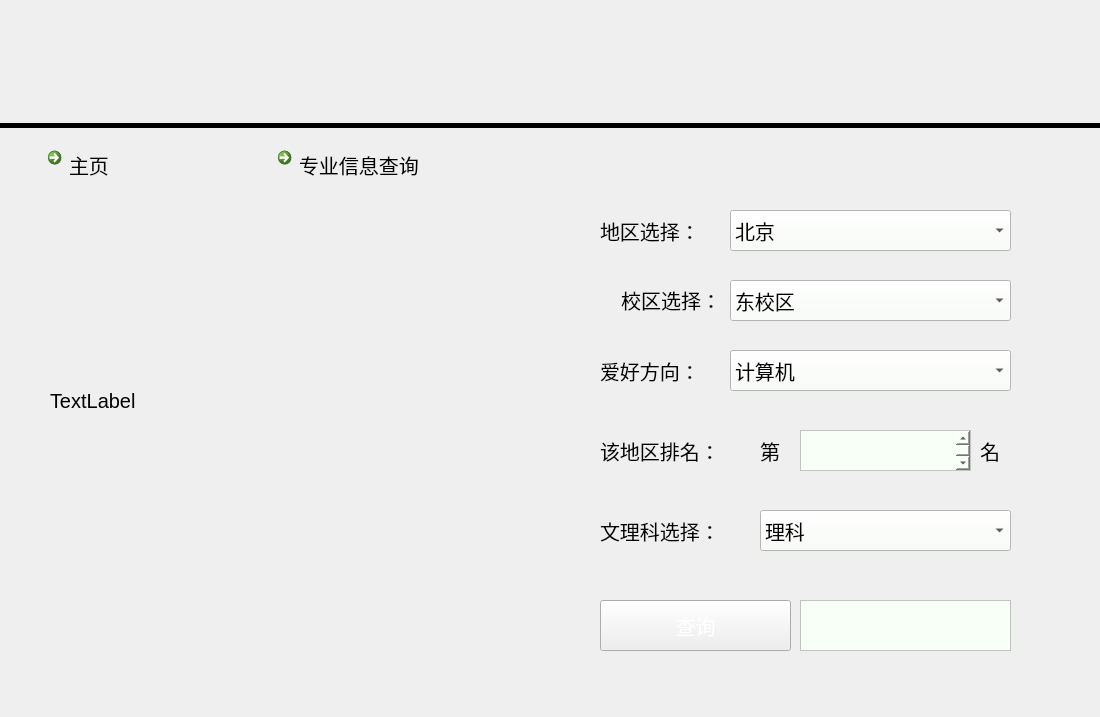
<?xml version="1.0" encoding="UTF-8"?>
<ui version="4.0">
 <class>chaxun</class>
 <widget class="QWidget" name="chaxun">
  <property name="geometry">
   <rect>
    <x>0</x>
    <y>0</y>
    <width>1100</width>
    <height>717</height>
   </rect>
  </property>
  <property name="font">
   <font>
    <pointsize>15</pointsize>
   </font>
  </property>
  <property name="windowTitle">
   <string>推荐专业查询</string>
  </property>
  <property name="styleSheet">
   <string notr="true"/>
  </property>
  <widget class="QLabel" name="label_3">
   <property name="geometry">
    <rect>
     <x>600</x>
     <y>430</y>
     <width>141</width>
     <height>41</height>
    </rect>
   </property>
   <property name="font">
    <font>
     <family>黑体</family>
     <pointsize>15</pointsize>
     <weight>50</weight>
     <italic>false</italic>
     <bold>false</bold>
    </font>
   </property>
   <property name="styleSheet">
    <string notr="true">font: 15pt &quot;黑体&quot;;</string>
   </property>
   <property name="text">
    <string>该地区排名：</string>
   </property>
  </widget>
  <widget class="QComboBox" name="comboBox">
   <property name="geometry">
    <rect>
     <x>730</x>
     <y>280</y>
     <width>281</width>
     <height>41</height>
    </rect>
   </property>
   <property name="font">
    <font>
     <family>汉仪蝶语体简</family>
     <pointsize>15</pointsize>
     <weight>50</weight>
     <italic>false</italic>
     <bold>false</bold>
    </font>
   </property>
   <property name="styleSheet">
    <string notr="true">background-color: rgb(248, 255, 246);
font: 15pt &quot;汉仪蝶语体简&quot;;</string>
   </property>
   <item>
    <property name="text">
     <string>东校区</string>
    </property>
   </item>
   <item>
    <property name="text">
     <string>南校区</string>
    </property>
   </item>
   <item>
    <property name="text">
     <string>北校区</string>
    </property>
   </item>
   <item>
    <property name="text">
     <string>珠海校区</string>
    </property>
   </item>
   <item>
    <property name="text">
     <string>深圳校区</string>
    </property>
   </item>
  </widget>
  <widget class="QLabel" name="label_5">
   <property name="geometry">
    <rect>
     <x>980</x>
     <y>430</y>
     <width>41</width>
     <height>41</height>
    </rect>
   </property>
   <property name="font">
    <font>
     <family>黑体</family>
     <pointsize>15</pointsize>
     <weight>50</weight>
     <italic>false</italic>
     <bold>false</bold>
    </font>
   </property>
   <property name="styleSheet">
    <string notr="true">font: 15pt &quot;黑体&quot;;</string>
   </property>
   <property name="text">
    <string>名</string>
   </property>
  </widget>
  <widget class="QLabel" name="label_2">
   <property name="geometry">
    <rect>
     <x>600</x>
     <y>210</y>
     <width>121</width>
     <height>41</height>
    </rect>
   </property>
   <property name="font">
    <font>
     <family>黑体</family>
     <pointsize>15</pointsize>
     <weight>50</weight>
     <italic>false</italic>
     <bold>false</bold>
    </font>
   </property>
   <property name="focusPolicy">
    <enum>Qt::NoFocus</enum>
   </property>
   <property name="styleSheet">
    <string notr="true">font: 15pt &quot;黑体&quot;;</string>
   </property>
   <property name="text">
    <string>地区选择：</string>
   </property>
  </widget>
  <widget class="QLabel" name="label_6">
   <property name="geometry">
    <rect>
     <x>600</x>
     <y>510</y>
     <width>141</width>
     <height>41</height>
    </rect>
   </property>
   <property name="font">
    <font>
     <family>黑体</family>
     <pointsize>15</pointsize>
     <weight>50</weight>
     <italic>false</italic>
     <bold>false</bold>
    </font>
   </property>
   <property name="styleSheet">
    <string notr="true">font: 15pt &quot;黑体&quot;;</string>
   </property>
   <property name="text">
    <string>文理科选择：</string>
   </property>
  </widget>
  <widget class="QLabel" name="label">
   <property name="geometry">
    <rect>
     <x>600</x>
     <y>280</y>
     <width>121</width>
     <height>41</height>
    </rect>
   </property>
   <property name="font">
    <font>
     <family>黑体</family>
     <pointsize>15</pointsize>
     <weight>50</weight>
     <italic>false</italic>
     <bold>false</bold>
    </font>
   </property>
   <property name="styleSheet">
    <string notr="true">font: 15pt &quot;黑体&quot;;</string>
   </property>
   <property name="text">
    <string>&lt;html&gt;&lt;head/&gt;&lt;body&gt;&lt;p&gt;校区选择：&lt;/p&gt;&lt;/body&gt;&lt;/html&gt;</string>
   </property>
   <property name="alignment">
    <set>Qt::AlignRight|Qt::AlignTrailing|Qt::AlignVCenter</set>
   </property>
  </widget>
  <widget class="QLabel" name="label_4">
   <property name="geometry">
    <rect>
     <x>760</x>
     <y>430</y>
     <width>31</width>
     <height>41</height>
    </rect>
   </property>
   <property name="font">
    <font>
     <family>黑体</family>
     <pointsize>15</pointsize>
     <weight>50</weight>
     <italic>false</italic>
     <bold>false</bold>
    </font>
   </property>
   <property name="styleSheet">
    <string notr="true">font: 15pt &quot;黑体&quot;;</string>
   </property>
   <property name="text">
    <string>第</string>
   </property>
  </widget>
  <widget class="QComboBox" name="comboBox_2">
   <property name="geometry">
    <rect>
     <x>730</x>
     <y>210</y>
     <width>281</width>
     <height>41</height>
    </rect>
   </property>
   <property name="font">
    <font>
     <family>汉仪蝶语体简</family>
     <pointsize>15</pointsize>
     <weight>50</weight>
     <italic>false</italic>
     <bold>false</bold>
    </font>
   </property>
   <property name="styleSheet">
    <string notr="true">background-color: rgb(248, 255, 246);
font: 15pt &quot;汉仪蝶语体简&quot;;</string>
   </property>
   <item>
    <property name="text">
     <string>北京</string>
    </property>
   </item>
   <item>
    <property name="text">
     <string>上海</string>
    </property>
   </item>
   <item>
    <property name="text">
     <string>广东</string>
    </property>
   </item>
   <item>
    <property name="text">
     <string>河北</string>
    </property>
   </item>
   <item>
    <property name="text">
     <string>山东</string>
    </property>
   </item>
   <item>
    <property name="text">
     <string>辽宁</string>
    </property>
   </item>
   <item>
    <property name="text">
     <string>黑龙江</string>
    </property>
   </item>
   <item>
    <property name="text">
     <string>吉林</string>
    </property>
   </item>
   <item>
    <property name="text">
     <string>青海</string>
    </property>
   </item>
   <item>
    <property name="text">
     <string>河南</string>
    </property>
   </item>
   <item>
    <property name="text">
     <string>江苏</string>
    </property>
   </item>
   <item>
    <property name="text">
     <string>湖北</string>
    </property>
   </item>
   <item>
    <property name="text">
     <string>湖南</string>
    </property>
   </item>
   <item>
    <property name="text">
     <string>浙江</string>
    </property>
   </item>
   <item>
    <property name="text">
     <string>江西</string>
    </property>
   </item>
   <item>
    <property name="text">
     <string>云南</string>
    </property>
   </item>
   <item>
    <property name="text">
     <string>福建</string>
    </property>
   </item>
   <item>
    <property name="text">
     <string>台湾</string>
    </property>
   </item>
   <item>
    <property name="text">
     <string>海南</string>
    </property>
   </item>
   <item>
    <property name="text">
     <string>山西</string>
    </property>
   </item>
   <item>
    <property name="text">
     <string>四川</string>
    </property>
   </item>
   <item>
    <property name="text">
     <string>陕西</string>
    </property>
   </item>
   <item>
    <property name="text">
     <string>贵州</string>
    </property>
   </item>
   <item>
    <property name="text">
     <string>安徽</string>
    </property>
   </item>
   <item>
    <property name="text">
     <string>重庆</string>
    </property>
   </item>
   <item>
    <property name="text">
     <string>天津</string>
    </property>
   </item>
   <item>
    <property name="text">
     <string>内蒙古</string>
    </property>
   </item>
   <item>
    <property name="text">
     <string>广西</string>
    </property>
   </item>
   <item>
    <property name="text">
     <string>西藏</string>
    </property>
   </item>
   <item>
    <property name="text">
     <string>宁夏</string>
    </property>
   </item>
   <item>
    <property name="text">
     <string>新疆</string>
    </property>
   </item>
   <item>
    <property name="text">
     <string>澳门</string>
    </property>
   </item>
   <item>
    <property name="text">
     <string>香港</string>
    </property>
   </item>
  </widget>
  <widget class="QPlainTextEdit" name="plainTextEdit">
   <property name="geometry">
    <rect>
     <x>800</x>
     <y>430</y>
     <width>171</width>
     <height>41</height>
    </rect>
   </property>
   <property name="font">
    <font>
     <family>汉仪蝶语体简</family>
     <pointsize>18</pointsize>
     <weight>50</weight>
     <italic>false</italic>
     <bold>false</bold>
    </font>
   </property>
   <property name="layoutDirection">
    <enum>Qt::LeftToRight</enum>
   </property>
   <property name="styleSheet">
    <string notr="true">background-color: rgb(248, 255, 246);
font: 18pt &quot;汉仪蝶语体简&quot;;</string>
   </property>
  </widget>
  <widget class="QComboBox" name="comboBox_3">
   <property name="geometry">
    <rect>
     <x>760</x>
     <y>510</y>
     <width>251</width>
     <height>41</height>
    </rect>
   </property>
   <property name="font">
    <font>
     <family>汉仪蝶语体简</family>
     <pointsize>15</pointsize>
     <weight>50</weight>
     <italic>false</italic>
     <bold>false</bold>
    </font>
   </property>
   <property name="layoutDirection">
    <enum>Qt::LeftToRight</enum>
   </property>
   <property name="styleSheet">
    <string notr="true">background-color: rgb(248, 255, 246);
font: 15pt &quot;汉仪蝶语体简&quot;;</string>
   </property>
   <item>
    <property name="text">
     <string>理科</string>
    </property>
   </item>
   <item>
    <property name="text">
     <string>文科</string>
    </property>
   </item>
  </widget>
  <widget class="QPushButton" name="pushButton">
   <property name="geometry">
    <rect>
     <x>600</x>
     <y>600</y>
     <width>191</width>
     <height>51</height>
    </rect>
   </property>
   <property name="font">
    <font>
     <family>黑体</family>
     <pointsize>15</pointsize>
     <weight>50</weight>
     <italic>false</italic>
     <bold>false</bold>
    </font>
   </property>
   <property name="styleSheet">
    <string notr="true">background-image: url(:/image/heidi.png);
color: rgb(255, 255, 255);
font: 15pt &quot;黑体&quot;;</string>
   </property>
   <property name="text">
    <string>查询</string>
   </property>
  </widget>
  <widget class="QComboBox" name="comboBox_4">
   <property name="geometry">
    <rect>
     <x>730</x>
     <y>350</y>
     <width>281</width>
     <height>41</height>
    </rect>
   </property>
   <property name="font">
    <font>
     <family>汉仪蝶语体简</family>
     <pointsize>15</pointsize>
     <weight>50</weight>
     <italic>false</italic>
     <bold>false</bold>
    </font>
   </property>
   <property name="styleSheet">
    <string notr="true">background-color: rgb(248, 255, 246);

font: 15pt &quot;汉仪蝶语体简&quot;;</string>
   </property>
   <item>
    <property name="text">
     <string>计算机</string>
    </property>
   </item>
   <item>
    <property name="text">
     <string>材料</string>
    </property>
   </item>
   <item>
    <property name="text">
     <string>政治</string>
    </property>
   </item>
   <item>
    <property name="text">
     <string>医学</string>
    </property>
   </item>
   <item>
    <property name="text">
     <string>环境</string>
    </property>
   </item>
   <item>
    <property name="text">
     <string>哲学</string>
    </property>
   </item>
   <item>
    <property name="text">
     <string>数学</string>
    </property>
   </item>
   <item>
    <property name="text">
     <string>物理</string>
    </property>
   </item>
   <item>
    <property name="text">
     <string>化学</string>
    </property>
   </item>
   <item>
    <property name="text">
     <string>金融</string>
    </property>
   </item>
   <item>
    <property name="text">
     <string>法学</string>
    </property>
   </item>
   <item>
    <property name="text">
     <string>材料</string>
    </property>
   </item>
   <item>
    <property name="text">
     <string>历史</string>
    </property>
   </item>
  </widget>
  <widget class="QLabel" name="label_7">
   <property name="geometry">
    <rect>
     <x>600</x>
     <y>350</y>
     <width>121</width>
     <height>41</height>
    </rect>
   </property>
   <property name="font">
    <font>
     <family>黑体</family>
     <pointsize>15</pointsize>
     <weight>50</weight>
     <italic>false</italic>
     <bold>false</bold>
    </font>
   </property>
   <property name="styleSheet">
    <string notr="true">font: 15pt &quot;黑体&quot;;</string>
   </property>
   <property name="text">
    <string>爱好方向：</string>
   </property>
  </widget>
  <widget class="QLabel" name="label_9">
   <property name="geometry">
    <rect>
     <x>-20</x>
     <y>20</y>
     <width>20</width>
     <height>20</height>
    </rect>
   </property>
   <property name="styleSheet">
    <string notr="true">image: url(:/image/timg.png);</string>
   </property>
   <property name="text">
    <string/>
   </property>
  </widget>
  <widget class="Line" name="line">
   <property name="geometry">
    <rect>
     <x>-20</x>
     <y>100</y>
     <width>1141</width>
     <height>51</height>
    </rect>
   </property>
   <property name="toolTipDuration">
    <number>-1</number>
   </property>
   <property name="frameShadow">
    <enum>QFrame::Plain</enum>
   </property>
   <property name="lineWidth">
    <number>5</number>
   </property>
   <property name="midLineWidth">
    <number>10</number>
   </property>
   <property name="orientation">
    <enum>Qt::Horizontal</enum>
   </property>
  </widget>
  <widget class="QCommandLinkButton" name="LinkButton_news_zhuye">
   <property name="geometry">
    <rect>
     <x>40</x>
     <y>140</y>
     <width>187</width>
     <height>41</height>
    </rect>
   </property>
   <property name="font">
    <font>
     <family>汉仪蝶语体简</family>
     <pointsize>15</pointsize>
     <weight>50</weight>
     <italic>false</italic>
     <bold>false</bold>
    </font>
   </property>
   <property name="styleSheet">
    <string notr="true">background-color: rgb(248, 255, 246);
font: 15pt &quot;汉仪蝶语体简&quot;;</string>
   </property>
   <property name="text">
    <string>主页</string>
   </property>
  </widget>
  <widget class="QCommandLinkButton" name="LinkButton_news_zhuye_2">
   <property name="geometry">
    <rect>
     <x>270</x>
     <y>140</y>
     <width>201</width>
     <height>41</height>
    </rect>
   </property>
   <property name="font">
    <font>
     <family>汉仪蝶语体简</family>
     <pointsize>15</pointsize>
     <weight>50</weight>
     <italic>false</italic>
     <bold>false</bold>
    </font>
   </property>
   <property name="styleSheet">
    <string notr="true">background-color: rgb(248, 255, 246);
font: 15pt &quot;汉仪蝶语体简&quot;;</string>
   </property>
   <property name="text">
    <string>专业信息查询</string>
   </property>
  </widget>
  <widget class="QLabel" name="label_10">
   <property name="geometry">
    <rect>
     <x>50</x>
     <y>230</y>
     <width>501</width>
     <height>341</height>
    </rect>
   </property>
   <property name="styleSheet">
    <string notr="true">image: url(:/image/1.jpg);</string>
   </property>
   <property name="text">
    <string>TextLabel</string>
   </property>
  </widget>
  <widget class="QLabel" name="label_11">
   <property name="geometry">
    <rect>
     <x>0</x>
     <y>20</y>
     <width>141</width>
     <height>91</height>
    </rect>
   </property>
   <property name="styleSheet">
    <string notr="true">image:url(:/image/timg.png)</string>
   </property>
   <property name="text">
    <string/>
   </property>
  </widget>
  <widget class="QLabel" name="label_8">
   <property name="geometry">
    <rect>
     <x>140</x>
     <y>20</y>
     <width>411</width>
     <height>91</height>
    </rect>
   </property>
   <property name="styleSheet">
    <string notr="true">image: url(:/image/zhuanyechaxun.png);</string>
   </property>
   <property name="text">
    <string/>
   </property>
  </widget>
  <widget class="QTextBrowser" name="textBrowser">
   <property name="geometry">
    <rect>
     <x>800</x>
     <y>600</y>
     <width>211</width>
     <height>51</height>
    </rect>
   </property>
   <property name="styleSheet">
    <string notr="true">background-color: rgb(248, 255, 246);
font: 15pt &quot;汉仪蝶语体简&quot;;</string>
   </property>
  </widget>
  <widget class="QLabel" name="label_12">
   <property name="geometry">
    <rect>
     <x>0</x>
     <y>0</y>
     <width>1111</width>
     <height>721</height>
    </rect>
   </property>
   <property name="styleSheet">
    <string notr="true">background-image: url(:/image/cool-background.png);</string>
   </property>
   <property name="text">
    <string/>
   </property>
  </widget>
  <zorder>label_12</zorder>
  <zorder>label_3</zorder>
  <zorder>comboBox</zorder>
  <zorder>label_5</zorder>
  <zorder>label_2</zorder>
  <zorder>label_6</zorder>
  <zorder>label</zorder>
  <zorder>label_4</zorder>
  <zorder>comboBox_2</zorder>
  <zorder>plainTextEdit</zorder>
  <zorder>comboBox_3</zorder>
  <zorder>pushButton</zorder>
  <zorder>comboBox_4</zorder>
  <zorder>label_7</zorder>
  <zorder>label_9</zorder>
  <zorder>line</zorder>
  <zorder>label_10</zorder>
  <zorder>label_11</zorder>
  <zorder>label_8</zorder>
  <zorder>textBrowser</zorder>
  <zorder>LinkButton_news_zhuye_2</zorder>
  <zorder>LinkButton_news_zhuye</zorder>
 </widget>
 <layoutdefault spacing="6" margin="11"/>
 <resources/>
 <connections>
  <connection>
   <sender>LinkButton_news_zhuye</sender>
   <signal>clicked()</signal>
   <receiver>chaxun</receiver>
   <slot>close()</slot>
   <hints>
    <hint type="sourcelabel">
     <x>133</x>
     <y>160</y>
    </hint>
    <hint type="destinationlabel">
     <x>549</x>
     <y>358</y>
    </hint>
   </hints>
  </connection>
 </connections>
</ui>
